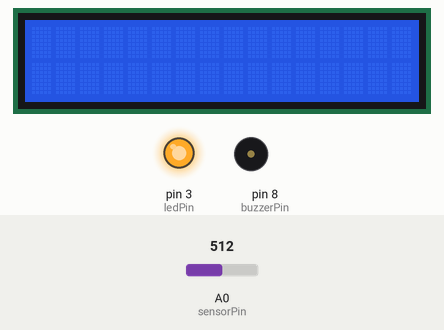
This sketch was run on a simulated Arduino Uno, built with avr-gcc and run on an emulated ATmega328P. Shown: 16×2 character LCD, output pins drawn as LEDs (lit = HIGH), buzzer (waves = sounding, pin HIGH). Inputs (shaded band) come from the test bench; at power-on: A0 (sensorPin) = 512.

Above: at 1.2 s.
1.3 s: A0 (sensorPin) set to 108
2.8 s: A0 (sensorPin) set to 89
At 3.02 s:
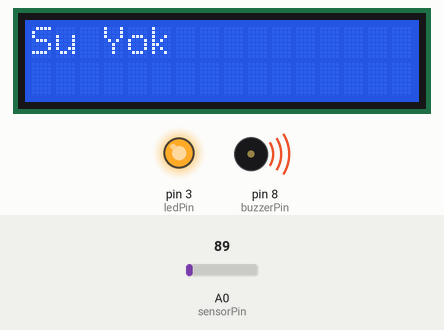
5.5 s: A0 (sensorPin) set to 110
At 6.0 s:
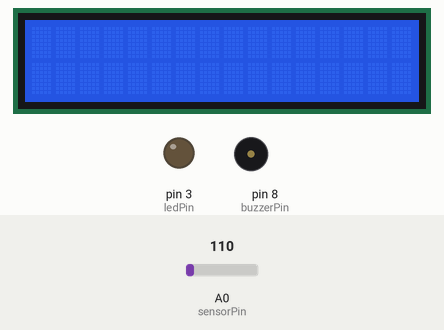
7.6 s: A0 (sensorPin) set to 90
At 8.68 s:
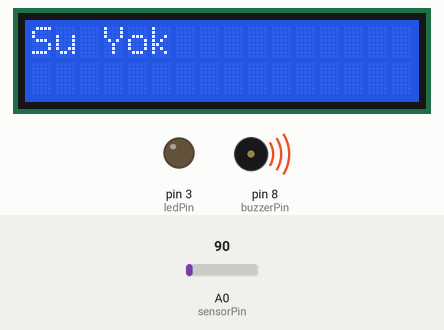
Timing chart, 0 to 11.6 s (numbered marks = the images above; inputs shaded):
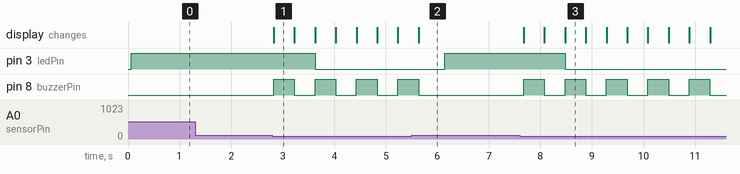

The sketch:

sketch_may28a.ino
```cpp
int sensorPin = A0;
int esikDegeri = 100;
int buzzerPin = 8;
int veri;
#include <LiquidCrystal.h>
const byte potPin=A1;
int potDeger;
int ledPin=3;
LiquidCrystal lcd(13,12, 11, 5, 4, 2);


void setup() {
  pinMode(buzzerPin, OUTPUT);
  pinMode(ledPin, OUTPUT);
  lcd.begin(16, 2);
  digitalWrite(ledPin, OUTPUT);
}
void loop() {


  veri = analogRead(sensorPin);
  if(veri > esikDegeri){
    digitalWrite(buzzerPin, LOW);
    delay(100);
    lcd.clear();
    digitalWrite(ledPin, HIGH);
  }
  else{
    digitalWrite(buzzerPin, HIGH);
    lcd.print("Su Yok");
    delay(400);
    digitalWrite(buzzerPin, LOW);
    lcd.clear();
    delay(400);
        digitalWrite(ledPin, LOW);

  }
}
```

Measured:
- the behaviour switches between 101 and 100 on A0 (sensorPin) (found by bisection; images 0 and 1)
- after the input at 1.3 s, every drawn part: stays the same
- after the input at 2.8 s, pin 3 (ledPin): HIGH → LOW after 0.83 s; pin 8 (buzzerPin): alternates HIGH for 0.40 s and LOW for 0.40 s, starting at once; the display: changes at once (image 1)
- after the input at 5.5 s, pin 3 (ledPin): LOW → HIGH after 0.64 s; pin 8 (buzzerPin): goes on until 5.6 s, then stays LOW
- after the input at 7.6 s, pin 3 (ledPin): HIGH → LOW after 0.88 s; pin 8 (buzzerPin): alternates HIGH for 0.40 s and LOW for 0.40 s, starting after 0.08 s; the display: changes after 0.08 s (image 3)
- what the display in image 1 shows lasts 0.4 s, from 2.8 s to 3.2 s
